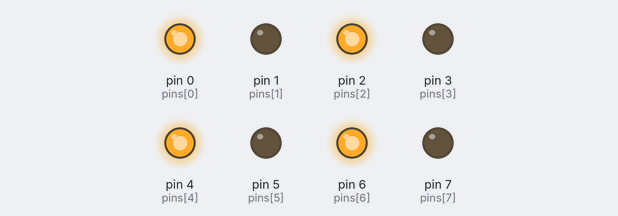
Bench run of a sketch on a simulated Arduino Uno, built with avr-gcc and run on an emulated ATmega328P. Parts: output pins drawn as LEDs (lit = HIGH).

Above: at 0.5 s.
At 3.5 s:
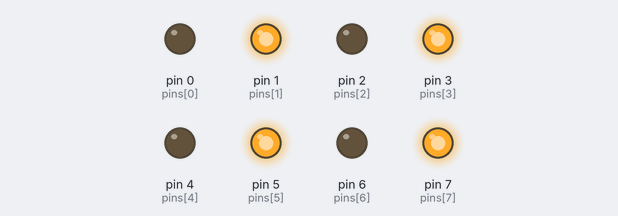
Timing chart, 0 to 4.6 s (numbered marks = the images above):
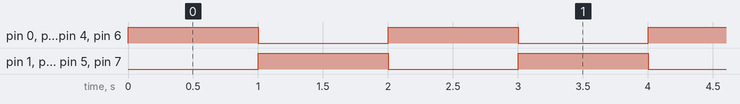

Measured:
- by itself, pin 0 (pins[0]), pin 1 (pins[1]), pin 2 (pins[2]), pin 3 (pins[3]), pin 4 (pins[4]), pin 5 (pins[5]), pin 6 (pins[6]), pin 7 (pins[7]): alternates HIGH for 1.0 s and LOW for 1.0 s

The sketch:

CH_9_code_2.ino
```cpp
/*
 *  아트멜 스튜디오와 아두이노로 배우는 ATmega328 프로그래밍
 *
 * 		Gyeongyong Heo (hgycap@deu.ac.kr)
 *			Department of Electronic Engineering
 *			Dong-eui University
 *  	2015. 07. 14
 */

int pins[] = {0, 1, 2, 3, 4, 5, 6, 7}; // 포트 D의 아두이노 핀 번호
void setup()
{
	for(int i = 0; i < 8; i++){ // 포트 D의 핀들을 출력으로 설정
		pinMode(pins[i], OUTPUT);
	}
}
void loop()
{
	for(int i = 0; i < 8; i++){ // 홀수 번째 LED 켜기
		if(i % 2 == 0) digitalWrite(pins[i], HIGH);
		else digitalWrite(pins[i], LOW);
	}
	delay(1000);
	for(int i = 0; i < 8; i++){ // 짝수 번째 LED 켜기
		if(i % 2 == 0) digitalWrite(pins[i], LOW);
		else digitalWrite(pins[i], HIGH);
	}
	delay(1000);
}
```
